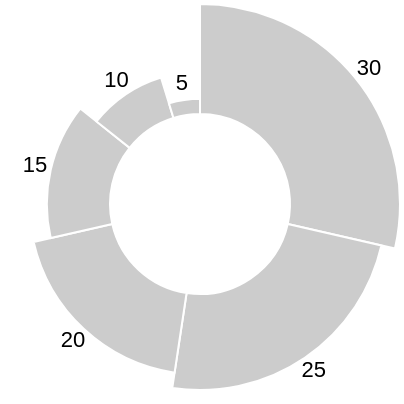

The Vega-Lite source for this figure:
### Vega specification from a JSON file in a GitHub repository (floating-point values rounded to 4 significant figures)
{"$schema": "https://vega.github.io/schema/vega/v3.0.json", "width": 200, "height": 200, "data": [{"name": "table", "values": [30, 25, 20, 15, 10, 5], "transform": [{"type": "pie", "field": "data"}]}], "scales": [{"name": "r", "type": "sqrt", "domain": {"data": "table", "field": "data"}, "zero": true, "range": [20, 100]}], "marks": [{"type": "arc", "from": {"data": "table"}, "encode": {"enter": {"x": {"field": {"group": "width"}, "mult": 0.5}, "y": {"field": {"group": "height"}, "mult": 0.5}, "startAngle": {"field": "startAngle"}, "endAngle": {"field": "endAngle"}, "innerRadius": {"value": 45}, "outerRadius": {"scale": "r", "field": "data"}, "stroke": {"value": "#fff"}}, "update": {"fill": {"value": "#ccc"}}, "hover": {"fill": {"value": "#1f77b4"}}}}, {"type": "text", "from": {"data": "table"}, "encode": {"enter": {"x": {"field": {"group": "width"}, "mult": 0.5}, "y": {"field": {"group": "height"}, "mult": 0.5}, "radius": {"scale": "r", "field": "data", "offset": 8}, "theta": {"signal": "(datum.startAngle + datum.endAngle)/2"}, "fill": {"value": "#000"}, "align": {"value": "center"}, "baseline": {"value": "middle"}, "text": {"field": "data"}}}}]}
